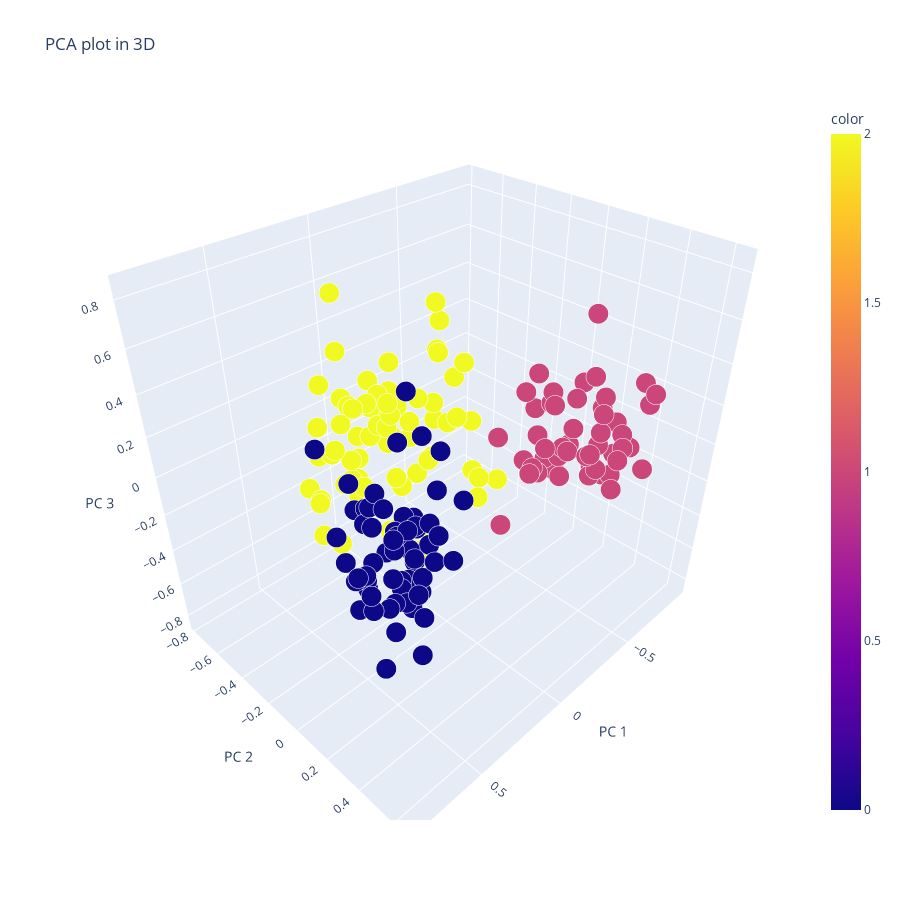

Write notebook code for a chart like this one.
### Code cell
PCAplot3D(X, pred_sp)

### Figure 1 — Plotly figure (JSON) as saved in the notebook; plotly's stock layout.template omitted (floating-point values rounded to 4 significant figures; data arrays with more than 128 entries replaced by an {"elided": "..."} marker saying what was removed)
{"data": [{"hovertemplate": "PC 1=%{x}<br>PC 2=%{y}<br>PC 3=%{z}<br>size=%{marker.size}<br>color=%{marker.color}<extra></extra>", "legendgroup": "", "marker": {"color": {"elided": "178 int values"}, "coloraxis": "coloraxis", "opacity": 1, "size": {"elided": "178 float values"}, "sizemode": "area", "sizeref": 0.00025, "symbol": "circle"}, "mode": "markers", "name": "", "scene": "scene", "showlegend": false, "type": "scatter3d", "x": {"elided": "178 float values"}, "y": {"elided": "178 float values"}, "z": {"elided": "178 float values"}}], "layout": {"coloraxis": {"colorbar": {"title": {"text": "color"}}, "colorscale": [[0, "#0d0887"], [0.1111, "#46039f"], [0.2222, "#7201a8"], [0.3333, "#9c179e"], [0.4444, "#bd3786"], [0.5556, "#d8576b"], [0.6667, "#ed7953"], [0.7778, "#fb9f3a"], [0.8889, "#fdca26"], [1, "#f0f921"]]}, "height": 900, "legend": {"itemsizing": "constant", "tracegroupgap": 0}, "scene": {"domain": {"x": [0, 1], "y": [0, 1]}, "xaxis": {"title": {"text": "PC 1"}}, "yaxis": {"title": {"text": "PC 2"}}, "zaxis": {"title": {"text": "PC 3"}}}, "title": {"text": "PCA plot in 3D"}, "width": 900}}
